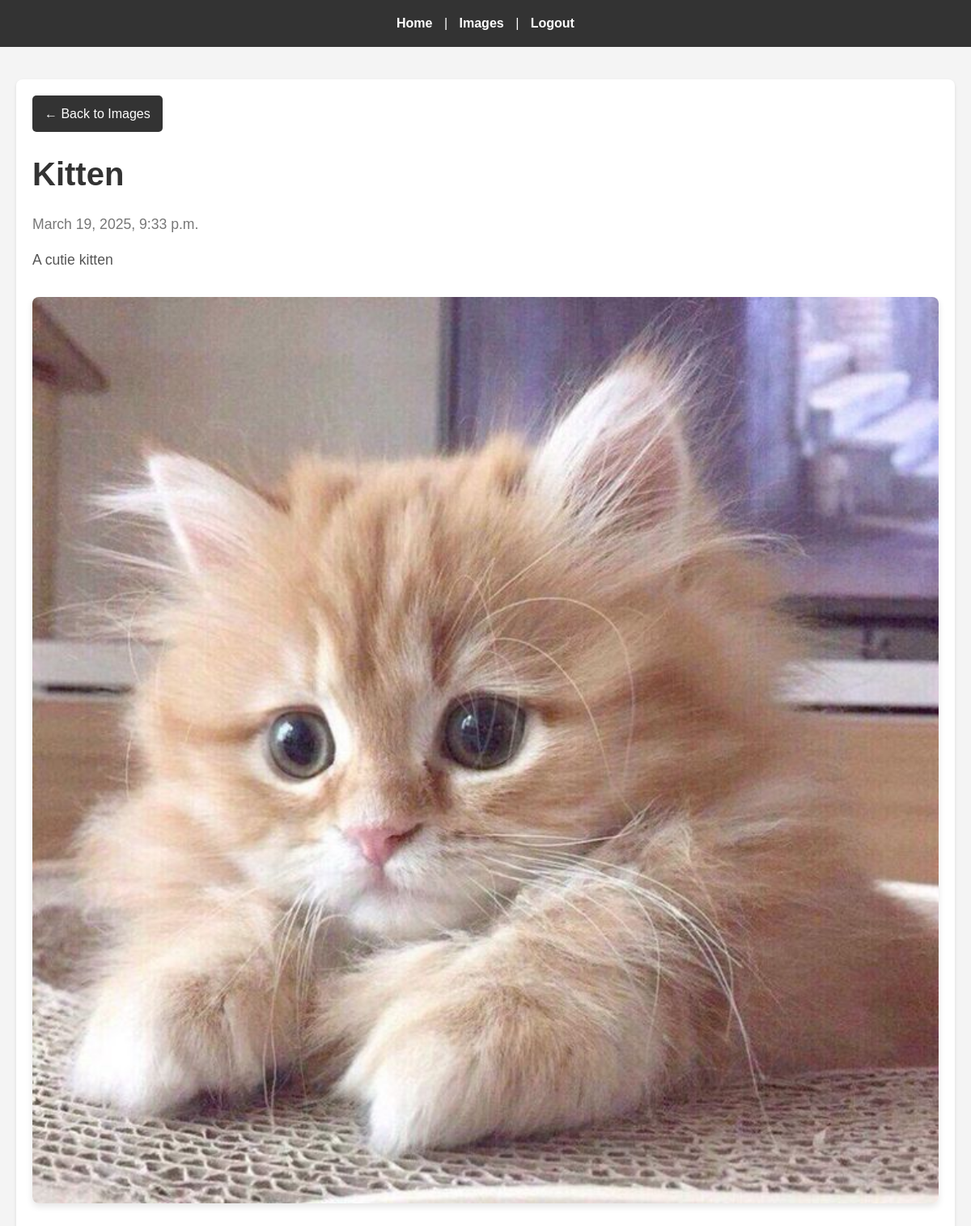
The page /images/cutie-kitten (signed in) on the database its author committed.
### images/models.py (models this page shows, shortened)
class Image(models.Model):
    title = models.CharField(max_length=48)
    body = models.TextField()
    slug = models.SlugField(max_length=48)
    date = models.DateTimeField(auto_now_add=True)
    banner = models.ImageField(default='fallback.png', blank=True)

### images/views.py (the view)
# urls.py: path('<slug:slug>', views.image_page, name="page"),
@login_required
def image_page(request, slug):
    image = Image.objects.get(slug=slug)
    return render(request,  'images/image_page.html', {'image': image})

### images/templates/images/image_page.html (shortened to what this page needs)
{% extends 'layout.html' %}
{% block content %}
    <section class="image-page">
        <a href="{% url 'images:list' %}" class="back-button">
            &larr; Back to Images
        </a>
        <h1 class="image-title">{{ image.title }}</h1>
        <p class="image-date">{{ image.date }}</p>
        <p class="image-body">{{ image.body }}</p>
        <img
            class="banner"
            src="{{ image.banner.url }}"
            alt="{{ image.title }}"
        />
    </section>
{% endblock %}

### static/css/style.css (style rules this page uses)
* { margin: 0; padding: 0; box-sizing: border-box; }
body { font-family: 'Arial', sans-serif; line-height: 1.6; background-color: #f4f4f4; color: #333; }
section { background-color: #fff; padding: 20px; border-radius: 8px; box-shadow: 0 2px 4px rgba(0, 0, 0, 0.1); }
h1 { font-size: 2.5rem; margin-bottom: 1rem; color: #333; }
p { font-size: 1.1rem; margin-bottom: 1rem; color: #555; }
.banner { max-width: 100%; height: auto; display: block; margin: 20px auto; border-radius: 8px; box-shadow: 0 4px 8px rgba(0, 0, 0, 0.1); }
.image-page { padding: 20px; }
.image-title { font-size: 2.5rem; margin-bottom: 1rem; color: #333; }
.image-date { font-size: 1.1rem; color: #777; margin-bottom: 1rem; }
.image-body { font-size: 1.1rem; color: #555; line-height: 1.6; margin-bottom: 2rem; }
.image-page .banner { width: 100%; height: auto; border-radius: 8px; box-shadow: 0 4px 8px rgba(0, 0, 0, 0.1); }
.back-button { display: inline-block; background-color: #333; color: #fff; padding: 10px 15px; border-radius: 5px; text-decoration: none; margin-bottom: 20px; transition: background-color 0.3s ease; }

### rows shown on the page
Image: title "Kitten", date "March 19, 2025, 9:33 p.m.", body "A cutie kitten", banner (picture)
